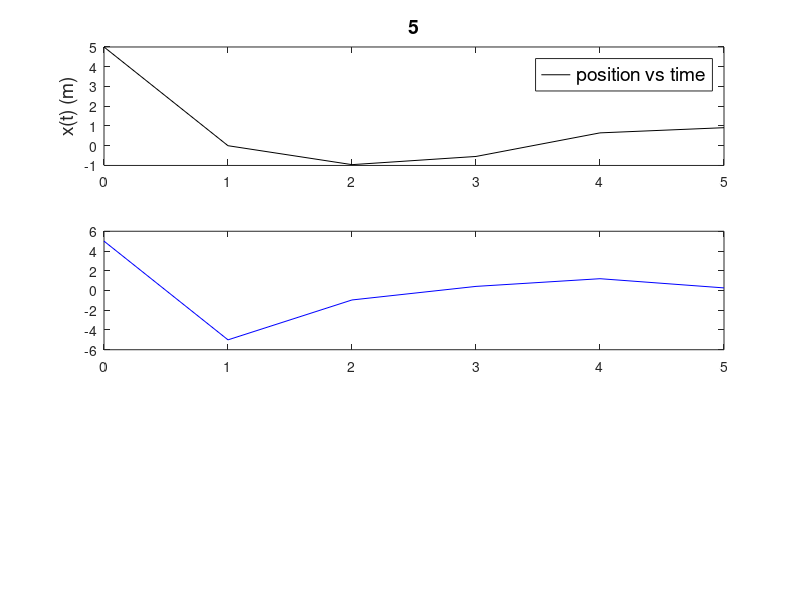

Reproduce this figure in MATLAB.
%calculation of position, velocity, and acceleration for a harmonic
%oscillator versus time. The equations of motion are used for small time intervals
clear;
%NPTS S=100;TMAX=1.0;%example Maximum number of points and maximum time
TTL=input(' Enter the title name TTL:','s');%string input
NPTS=input(' Enter the number calculation steps desired NPTS: ');
TMAX=input(' Enter the run time TMAX: ');
NT=NPTS/10;%to print only every NT steps
%K=1000;M=5.0;C=0.0;E=0.0;W=0.0;x0=0.1;v0=0.0;% example Parameters
K=input(' Enter the Spring contant K: ');
M=input(' Enter the bob mass M: ');
C=input(' Enter the damping coefficient C: ');
E=input(' Enter the magnitude of the driving force E: ');
W=input(' Enter the driving force frequency W: ');
x0=input(' Enter the initial position x0: ');% Initial Conditions
v0=input(' Enter the initial velocity v0: ');% Initial Conditions
t0=0.0;% start at time t=0
dt=TMAX/NPTS;%time step size
fprintf(' Time step used dt=TMAX/NPTS=%7.4f\n',dt);%the time step being used
F=-K*x0-C*v0+E*sin(W*t0); % initial force
a0=F/M;% initial acceleration
fprintf('    t       x       v       a\n');%output column labels
v(1)=v0;
x(1)=x0;
a(1)=a0;
t(1)=t0;
fprintf('%7.4f %7.4f %7.4f %7.4f\n',t(1),x(1),v(1),a(1));%print initial values
for i=1:NPTS
    v(i+1)=v(i)+a(i)*dt;                   %new velocity
    x(i+1)=x(i)+v(i+1)*dt;                 %new position
    t(i+1)=t(i)+dt;                        %new time
    F=-K*x(i+1)-C*v(i+1)+E*sin(W*t(i+1));  %new force
    a(i+1)=F/M;                            %new acceleration
% print only every NT steps
    if(mod(i,NT)==0)
        fprintf('%7.4f %7.4f %7.4f %7.4f\n',t(i+1),x(i+1),v(i+1),a(i+1));
    end;
end;
subplot(3,1,1)
plot(t,x,'k-');
ylabel('x(t) (m)','FontSize',14);
h=legend('position vs time'); set(h,'FontSize',14);
title(TTL,'FontSize',14);
subplot(3,1,2)
plot(t,v,'b-');

